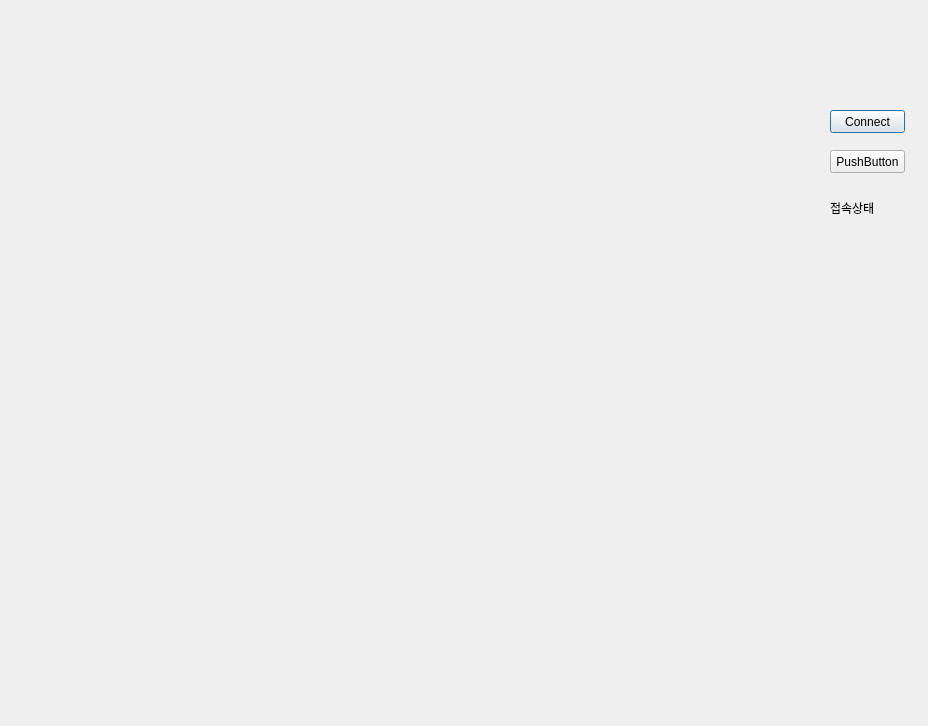
<?xml version="1.0" encoding="UTF-8"?>
<ui version="4.0">
 <class>Dialog</class>
 <widget class="QDialog" name="Dialog">
  <property name="geometry">
   <rect>
    <x>0</x>
    <y>0</y>
    <width>928</width>
    <height>726</height>
   </rect>
  </property>
  <property name="windowTitle">
   <string>Dialog</string>
  </property>
  <widget class="PlotWidget" name="graphWidget" native="true">
   <property name="geometry">
    <rect>
     <x>9</x>
     <y>9</y>
     <width>793</width>
     <height>595</height>
    </rect>
   </property>
  </widget>
  <widget class="QPushButton" name="btn_Connect">
   <property name="geometry">
    <rect>
     <x>830</x>
     <y>110</y>
     <width>75</width>
     <height>23</height>
    </rect>
   </property>
   <property name="text">
    <string>Connect</string>
   </property>
  </widget>
  <widget class="QLabel" name="lb_Status">
   <property name="geometry">
    <rect>
     <x>830</x>
     <y>200</y>
     <width>91</width>
     <height>16</height>
    </rect>
   </property>
   <property name="text">
    <string>접속상태</string>
   </property>
  </widget>
  <widget class="QPushButton" name="btn_Read">
   <property name="geometry">
    <rect>
     <x>830</x>
     <y>150</y>
     <width>75</width>
     <height>23</height>
    </rect>
   </property>
   <property name="text">
    <string>PushButton</string>
   </property>
  </widget>
 </widget>
 <customwidgets>
  <customwidget>
   <class>PlotWidget</class>
   <extends>QWidget</extends>
   <header>pyqtgraph.h</header>
   <container>1</container>
  </customwidget>
 </customwidgets>
 <resources/>
 <connections/>
</ui>
